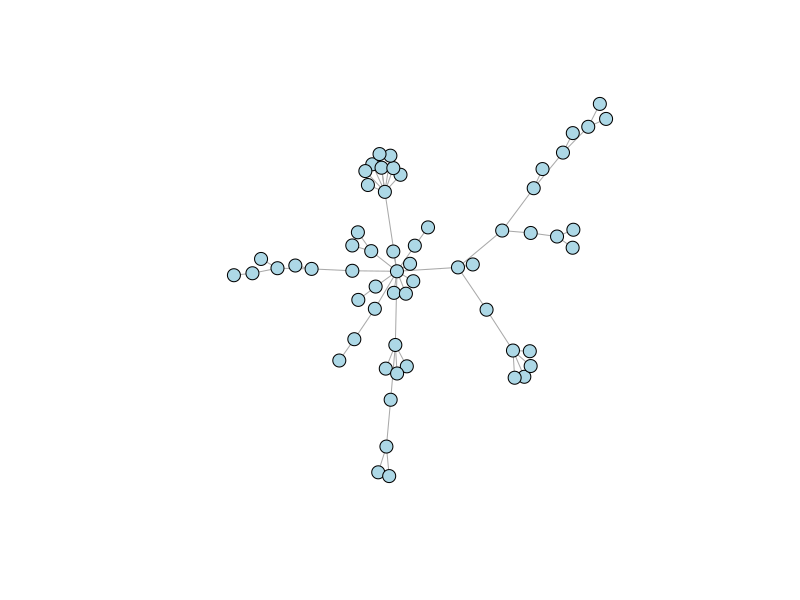
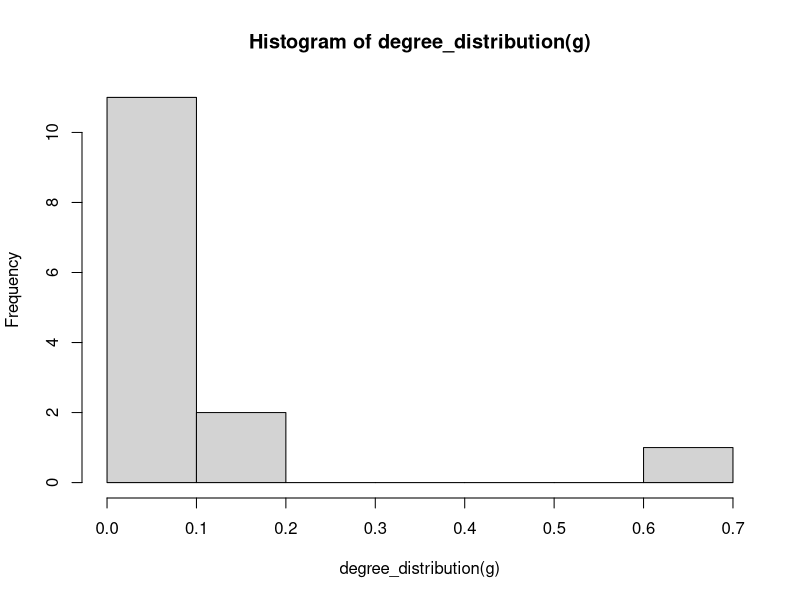
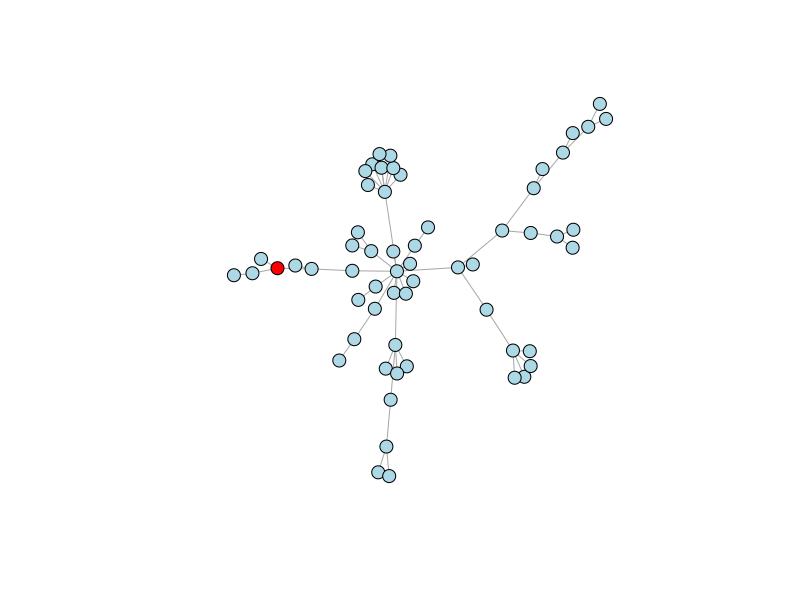
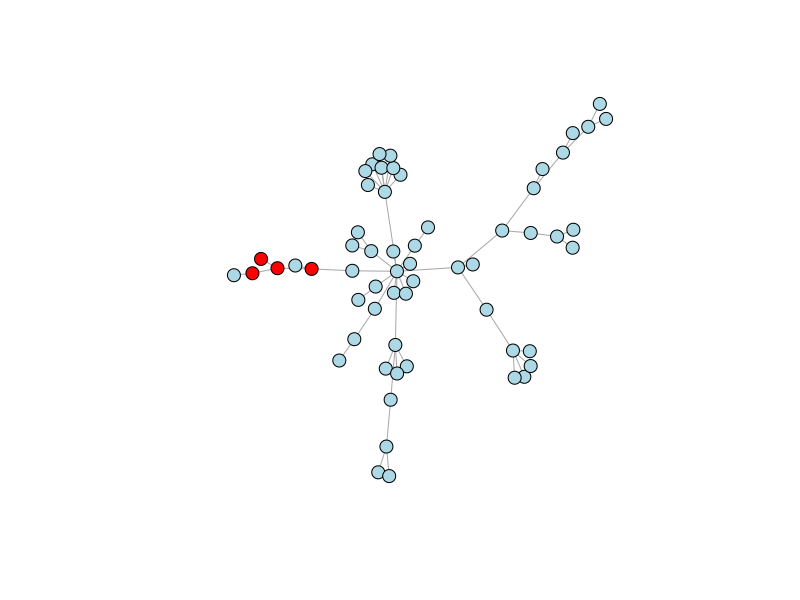
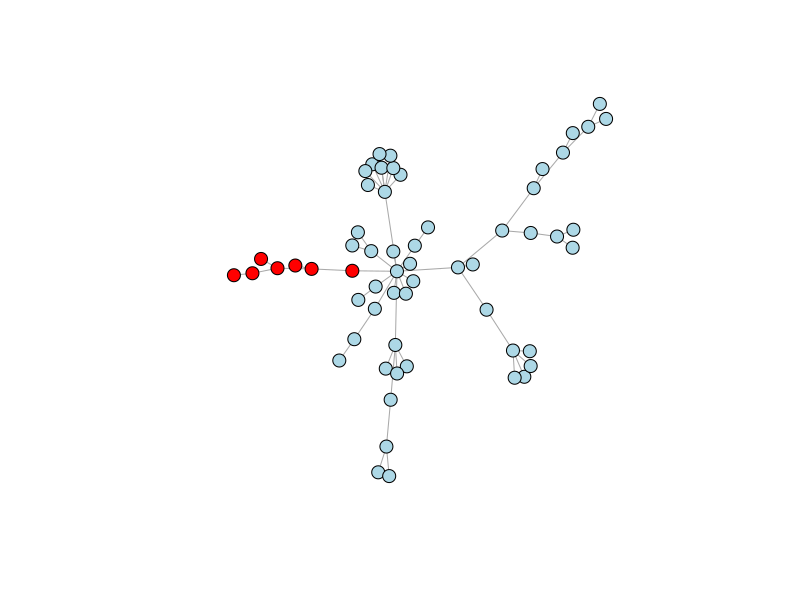
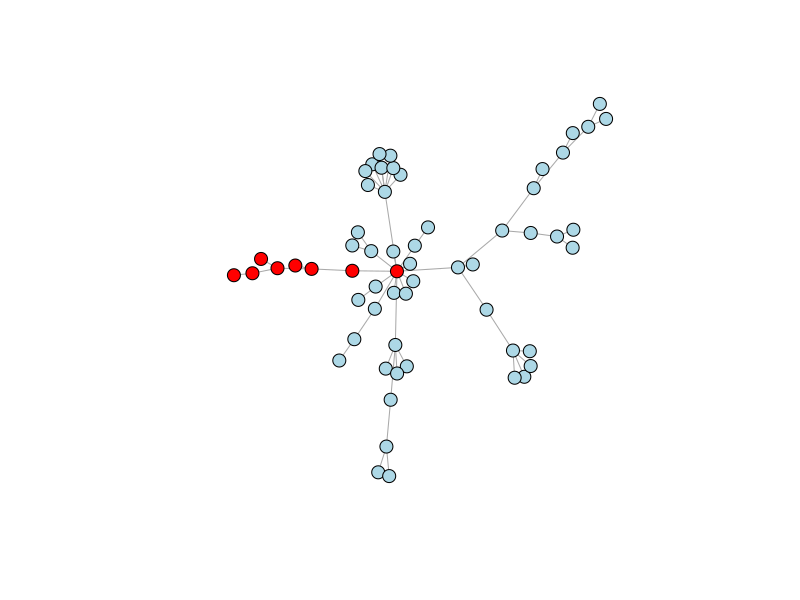
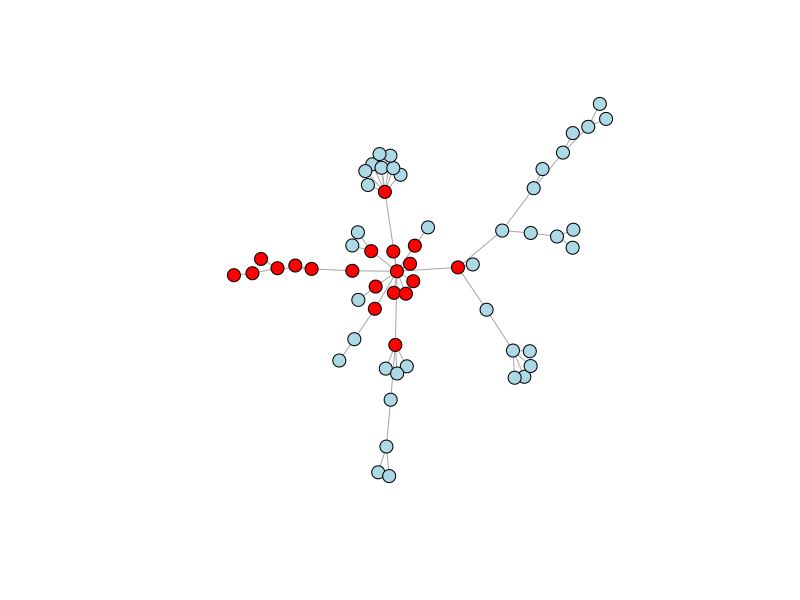
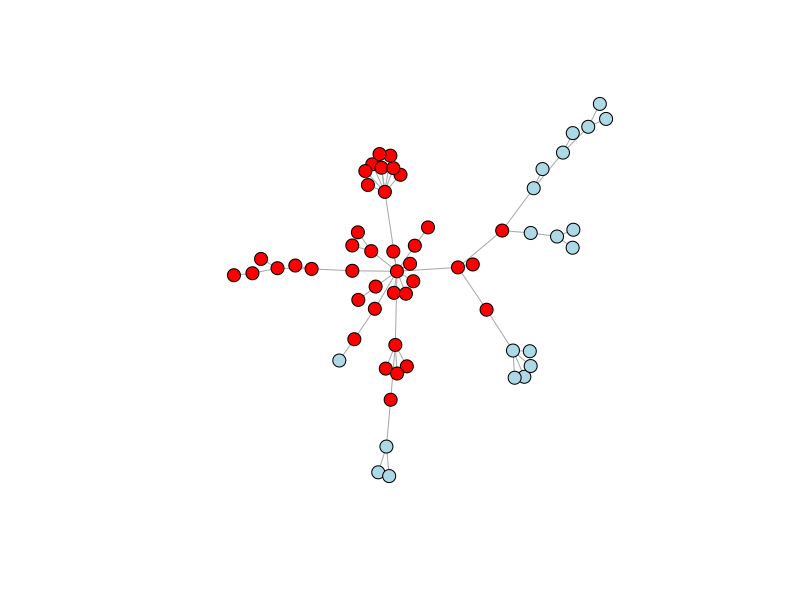

Write the R code that produced these figures, in order. (Note: this script raises an error after producing the figures.)
## Sara Sánchez-Heredero Martínez
## Networks: Preferential attachment network
#---------------- Load packages --------------------------------------------------
library(igraph)
library(deSolve)

#---------------- Create functions for net interactions --------------------------------------------------

## function to find all interactions of a given vertex
get_interactions <- function(matrix, person){ 
  my_inter <-c()
  indice=1
  for(i in matrix[person,]){
    if(i != 0){ # if the chosen position is not 0 == if there is an interaction 
      my_inter <- c(my_inter, indice) # add the interaction index
    }
    indice = indice + 1
  }
  return(my_inter)
}

## RECURSIVE function to model rumor spreading 
# parameters to initialize function
infected <- 0 #number of people that know the rumor at first
iteration <- 0 
states <- c()

model <- function(people,max_iterations){
  new_interactions <- c()
  if(iteration != max_iterations){
    iteration <<- iteration + 1 #update count
    
    for(person in people){ # iterate over people that have had connection with a rumor spreader
      
      if(V(g)$rumor[person] == 0){ # if that person didnt't already know the rumor
        V(g)$rumor[person] <<- 1 # change that person's state to 'know the rumor'
        V(g)$color[person] <<- "red"
        infected <<- infected + 1 # update the count of people that know the rumor
        
        new_interactions<- c(new_interactions, get_interactions(connections, person)) # find all people in contact with that person that now knows the rumor
        new_interactions <- unique(new_interactions) # remove duplications
      }
    }
    
    plot.igraph(g, layout= positions, vertex.label=NA)
    states <<- c(states, infected) # add the new count to the list
    model(new_interactions, max_iterations)
    
  }else{# when the maxumum number of iterations has been reached
    return(states)
    break # get out of the function
  } 
}
# if(is.na(match(0,V(g)$rumor))){break} # if every item in the network knows the rumor



#---------------- Construct network --------------------------------------------------
n_people = 60
transmision_rate = 0.05

g <- sample_pa(n_people, # Number of vertices.
          power = 1, # The power of the preferential attachment, the default is one, ie. linear preferential attachment.
          m = NULL, # Numeric constant, the number of edges to add in each time step This argument is only used if both out.dist and out.seq are omitted or NULL.
          out.dist = NULL, # Numeric vector, the distribution of the number of edges to add in each time step. This argument is only used if the out.seq argument is omitted or NULL.
          out.seq = NULL, #  Numeric vector giving the number of edges to add in each time step. Its first element is ignored as no edges are added in the first time step.
          out.pref = FALSE, #	Logical, if true the total degree is used for calculating the citation probability, otherwise the in-degree is used.
          zero.appeal = 1, # The ‘attractiveness’ of the vertices with no adjacent edges. See details below.
          directed = FALSE, # Whether to create a directed graph.
          algorithm = c("psumtree", "psumtree-multiple", "bag"),
          start.graph = NULL)

V(g)$color <- "lightblue"
V(g)$size <- 7
V(g)$rumor <- 0

positions <- layout_with_fr(g) #fix layout
plot.igraph(g, layout= positions, vertex.label=NA)

hist(degree_distribution(g))

average.path.length(g)
transitivity(g, type="average")




#---------------- Dynamics of the network --------------------------------------------------
connections <- rbind(g[1:length(g[1])])
p1 = sample(1:nrow(connections), 1, replace = FALSE, prob = NULL) # get person to start the rumor
generations <- 10

dI <- model(p1,generations)

dS <- c()
for (i in dI){
  val <-  n_people - as.integer(i) 
  dS <<- c(dS,val)
}

states_matrix <- cbind.data.frame(dS, dI)



##---------------- Plot Dynamics --------------------------------------------------
time <- seq(1, generations, by = 1)
matplot(x = time, y = states_matrix, type = "l",
        xlab = "Time", ylab = "Number of people who know", main = "Rumor spreading model",
        lwd = 2, lty = 1, bty = "l", col = c("green","red"))

legend(6, 30, c("Still don't know", "Know rumor"), cex= 0.95, pch = 1, col = c("green","red"), bty = "n")
